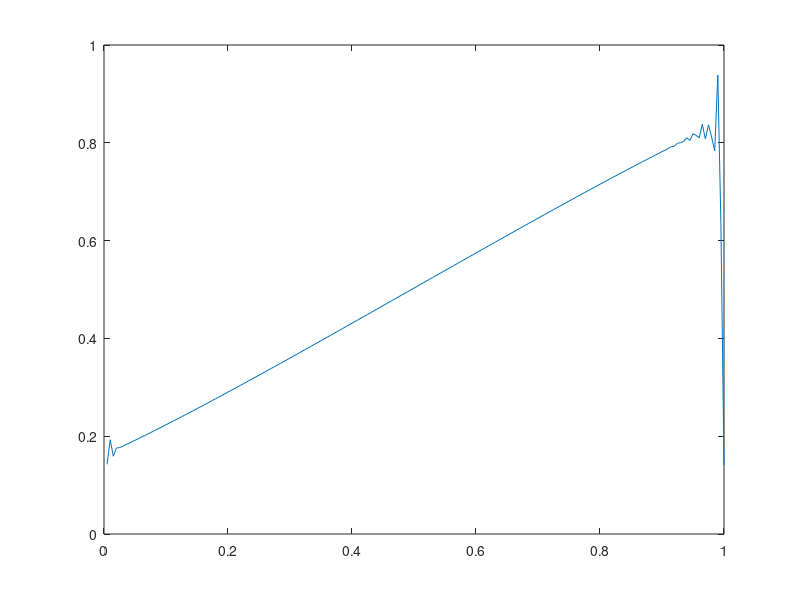
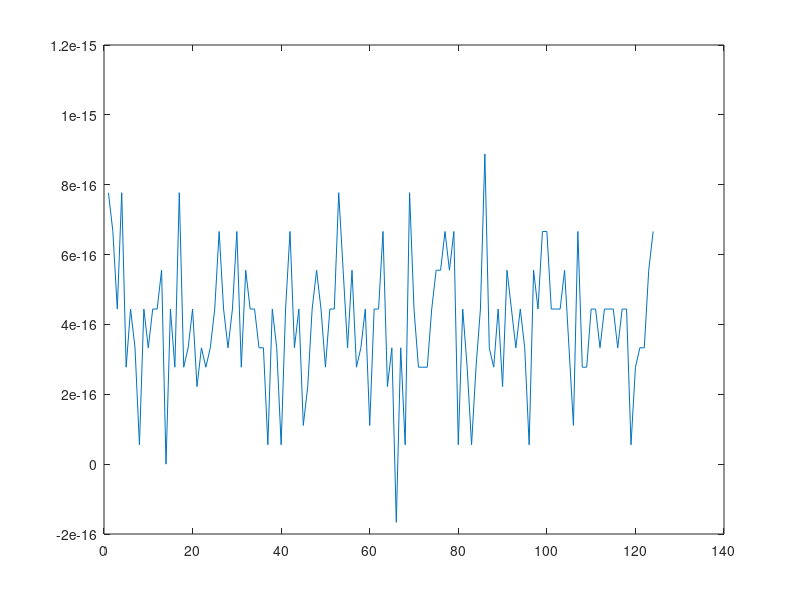

These figures' MATLAB source, in order:
clc; clear all; close all;

n=200;
h=1./n;
x=[h:h:1]';

cfl=.8;
ddt=cfl*h/.5;
tmax=1;

k=diag(ones(n-1,1),1)-diag(ones(n-1,1),-1);
k(1,end)=-1; k(end,1)=1;
k=sparse(k./(2*h));
p=1/6*diag(ones(n-1,1),1)+1/6*diag(ones(n-1,1),-1)+4/6*eye(n,n);
p(end,1)=1/6; p(1,end)=1/6;
p=sparse(p);

opt_ftr='redonnet10';
if strcmp(opt_ftr,'redonnet10')==1
    ftr0=772/1024;
    ftr1=420/1024;
    ftr2=-240/1024;
    ftr3=90/1024;
    ftr4=-20/1024;
    ftr5=2/1024;
    J=diag(ones(n-1,1),1); J(end,1)=1;
    ftr=ftr0.*eye(n,n)+ftr1/2*(J+J^(n-1))+ftr2/2*(J^2+J^(n-2))+ftr3/2*(J^3+J^(n-3))+ftr4/2*(J^4+J^(n-4))+ftr5/2*(J^5+J^(n-5));
elseif strcmp(opt_ftr,'redonnet4')==1
    ftr0=10/16;
    ftr1=8/16;
    ftr2=-2/16;
    J=diag(ones(n-1,1),1); J(end,1)=1;
    ftr=ftr0.*eye(n,n)+ftr1/2*(J+J^(n-1))+ftr2/2*(J^2+J^(n-2));
elseif strcmp(opt_ftr,'redonnet2')==1
    ftr0=1/2;
    ftr1=1/2;
    J=diag(ones(n-1,1),1); J(end,1)=1;
    ftr=ftr0.*eye(n,n)+ftr1/2*(J+J^(n-1));
else
    ftr=speye(n,n);
end

u=.5+.4*sin(2*pi*x);
%u=exp(-500*(x-.4).^2);
int=sum(u)*h;

e=[];cons=[];
t=0;
while t+ddt<tmax
     clc; t=t+ddt
    
    fu=u;
    du=k*(fu.^2);
    w=p\du;
    k1=-.5*w;
    
    fu=u+ddt/2.*k1;
    du=k*(fu.^2);
    w=p\du;
    k2=-.5*w;
    
    fu=u+ddt/2.*k2;
    du=k*(fu.^2);
    w=p\du;
    k3=-.5*w;
    
    fu=u+ddt.*k3;
    du=k*(fu.^2);
    w=p\du;
    k4=-.5*w;
    
    fu=u+ddt/6*(k1+2*k2+2*k3+k4);
    u=ftr*fu;
    
    cons=[cons sum(u)*h-int];
    
%     w=k*u;
%     dux=p\w;
%     w=k*dux;
%     duxx=p\w;
    
    pause(0.00001)
    clf
    figure(1)
    plot(x,u)
    axis([0 1 0 1])
end

figure(2)
plot(cons)
